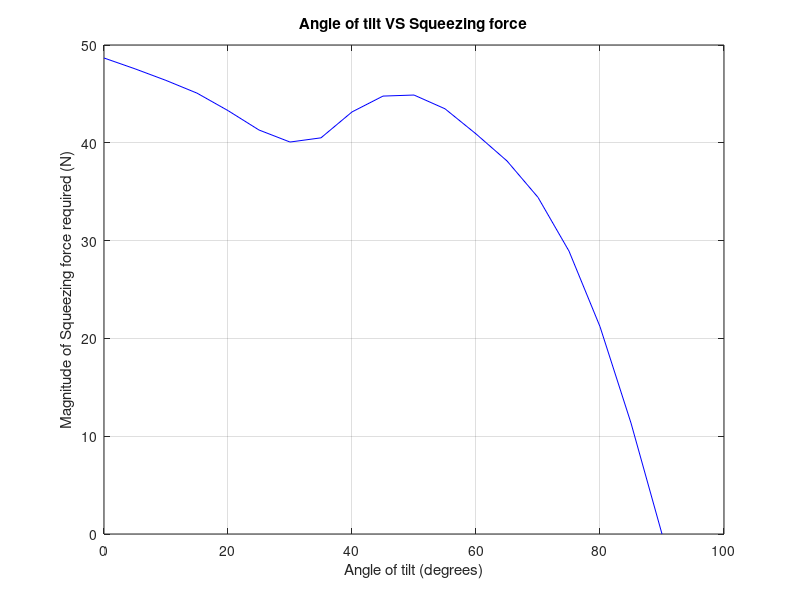
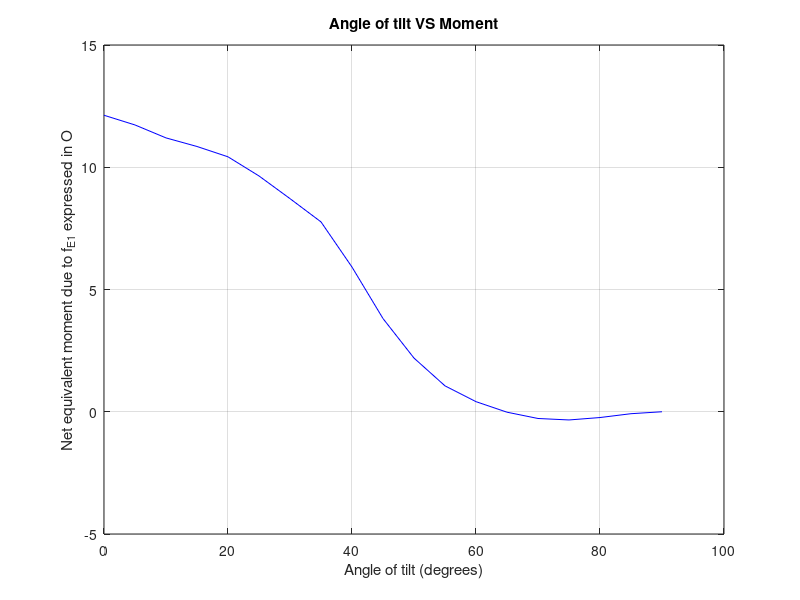

MATLAB code for these plots, in order:
clear all;
close all;
clc;

% Angle of tilt of the box
theta = [0,5,10,15,20,25,30,35,40, 45, 50, 55, 60, 65, 70, 75, 80, 85, 90];

% Weight of the object to be tilted
weight = 20;

% Maximum squeezing force required to grasp the box and apply the necessary
% force to tilt it.
F_c = [48.6714, 47.5643, 46.38, 45.0789, 43.2923, 41.3084, 40.0785, 40.5084, 43.1569, 44.7767, 44.8848, 43.4779, 40.91, 38.145, 34.4218, 28.9256, 21.203, 11.3446, 0 ];

figure;
plot(theta, F_c, 'b');
title('Angle of tilt VS Squeezing force');
xlabel('Angle of tilt (degrees)');
ylabel('Magnitude of Squeezing force required (N)');
grid on;

% The net equivalent of the max moment due to f_E1, acting along the 'y'
% direction of the reference frame {E_1}, acting in the object frame and
% expressed in the object frame '{O}'.
Max_moment_E1 = [12.1267, 11.7300, 11.2006, 10.8493,  10.4271, 9.6439,  8.7167, 7.7651,  5.9172, 3.8119, 2.1949, 1.0591,  0.4128, -0.0181, -0.2755, -0.3356, -0.2364, -0.0797, 0.0000 ];

% The net equivalent of the max moment due to fc_1, acting along the 'Z'
% direction of the reference frame {C_1}, acting in the object frame and
% expressed in the object frame '{O}'.
% Max_moment_fc_1 = [];

figure;
plot(theta, Max_moment_E1, 'b');
title('Angle of tilt VS Moment')
xlabel('Angle of tilt (degrees)');
ylabel('Net equivalent moment due to f_{E1} expressed in {O}');
grid on;